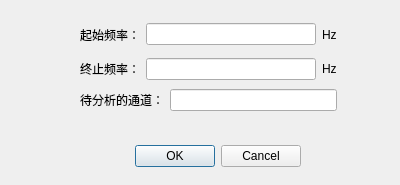
<?xml version="1.0" encoding="UTF-8"?>
<ui version="4.0">
 <class>DwtInfo</class>
 <widget class="QDialog" name="DwtInfo">
  <property name="geometry">
   <rect>
    <x>0</x>
    <y>0</y>
    <width>400</width>
    <height>185</height>
   </rect>
  </property>
  <property name="windowTitle">
   <string>Dialog</string>
  </property>
  <widget class="QDialogButtonBox" name="buttonBox">
   <property name="geometry">
    <rect>
     <x>130</x>
     <y>140</y>
     <width>171</width>
     <height>32</height>
    </rect>
   </property>
   <property name="orientation">
    <enum>Qt::Horizontal</enum>
   </property>
   <property name="standardButtons">
    <set>QDialogButtonBox::Cancel|QDialogButtonBox::Ok</set>
   </property>
  </widget>
  <widget class="QWidget" name="">
   <property name="geometry">
    <rect>
     <x>80</x>
     <y>20</y>
     <width>257</width>
     <height>91</height>
    </rect>
   </property>
   <layout class="QVBoxLayout" name="verticalLayout_2">
    <item>
     <layout class="QVBoxLayout" name="verticalLayout">
      <item>
       <layout class="QHBoxLayout" name="horizontalLayout">
        <item>
         <widget class="QLabel" name="label">
          <property name="text">
           <string>起始频率：</string>
          </property>
         </widget>
        </item>
        <item>
         <widget class="QLineEdit" name="lineEdit"/>
        </item>
        <item>
         <widget class="QLabel" name="label_3">
          <property name="text">
           <string>Hz</string>
          </property>
         </widget>
        </item>
       </layout>
      </item>
      <item>
       <layout class="QHBoxLayout" name="horizontalLayout_2">
        <item>
         <widget class="QLabel" name="label_2">
          <property name="text">
           <string>终止频率：</string>
          </property>
         </widget>
        </item>
        <item>
         <widget class="QLineEdit" name="lineEdit_2"/>
        </item>
        <item>
         <widget class="QLabel" name="label_4">
          <property name="text">
           <string>Hz</string>
          </property>
         </widget>
        </item>
       </layout>
      </item>
     </layout>
    </item>
    <item>
     <layout class="QHBoxLayout" name="horizontalLayout_3">
      <item>
       <widget class="QLabel" name="label_5">
        <property name="text">
         <string>待分析的通道：</string>
        </property>
       </widget>
      </item>
      <item>
       <widget class="QLineEdit" name="lineEdit_3"/>
      </item>
     </layout>
    </item>
   </layout>
  </widget>
 </widget>
 <resources/>
 <connections>
  <connection>
   <sender>buttonBox</sender>
   <signal>accepted()</signal>
   <receiver>DwtInfo</receiver>
   <slot>accept()</slot>
   <hints>
    <hint type="sourcelabel">
     <x>248</x>
     <y>254</y>
    </hint>
    <hint type="destinationlabel">
     <x>157</x>
     <y>274</y>
    </hint>
   </hints>
  </connection>
  <connection>
   <sender>buttonBox</sender>
   <signal>rejected()</signal>
   <receiver>DwtInfo</receiver>
   <slot>reject()</slot>
   <hints>
    <hint type="sourcelabel">
     <x>316</x>
     <y>260</y>
    </hint>
    <hint type="destinationlabel">
     <x>286</x>
     <y>274</y>
    </hint>
   </hints>
  </connection>
 </connections>
</ui>
